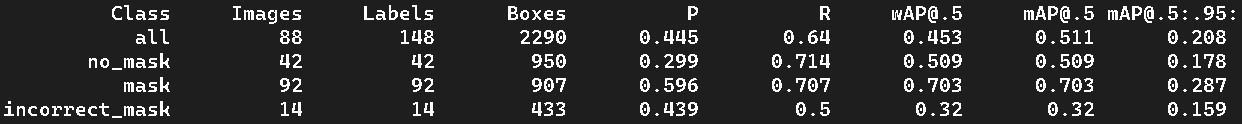
#> input picture images/baselinetest.jpg, 1242 x 124 px
$ python -i utils.py   (imports and definitions only)   (older library calls are emulated)
#> lines starting #> are read from the running program, lines starting #| are printed output that depends on the picture
#> further down, picture is the input picture: shape (124, 1242, 3); min 16, max 255, mean 47.5
import numpy as np
import cv2
import pandas as pd
import sys
import streamlit as st
import os
import matplotlib.pyplot as plt
import re

# [158 lines left out: functions rescale, convert_xywh_to_xyxy, draw_bbox, filter_classes_id, mode_index, mode_file_name and 4 more, not called in this run]

def increase_brightness(img, value=30):
#> called with value = 30
    hsv = cv2.cvtColor(img, cv2.COLOR_BGR2HSV)
#> hsv: shape (124, 1242, 3); mean H, S, V 0, 0, 47.5
    h, s, v = cv2.split(hsv)
#> h: shape (124, 1242); every value is 0
    lim = 255 - value
    v[v > lim] = 255
#> v: shape (124, 1242); min 16, max 255, mean 47.6
    v[v <= lim] += value
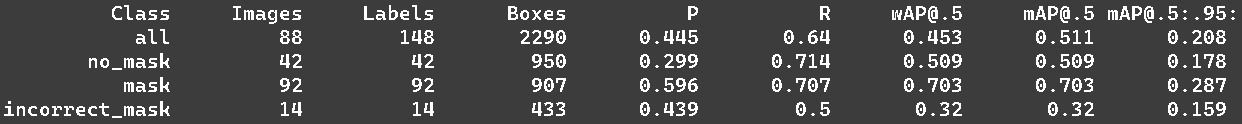
#> v: shape (124, 1242); min 46, max 255, mean 75.3
    final_hsv = cv2.merge((h, s, v))
#> final_hsv: shape (124, 1242, 3); mean H, S, V 0, 0, 75.3
    return cv2.cvtColor(final_hsv, cv2.COLOR_HSV2BGR)

# [45 lines left out: functions plot_multi_imgs, bright_scorce_bbox, detect_darkness, save_annotations, not called in this run]

def compute_area_xyxy(bbox):
    x_min, y_min, x_max, y_max = bbox
    return round((x_max - x_min) * (y_max - y_min), 2)

# [41 lines left out: functions enhence_face, img_enhence_face, not called in this run]


>>> import cv2
>>> picture = cv2.imread('../images/baselinetest.jpg')
>>> result = increase_brightness(picture)

$ run again, on images/baselineval.jpg
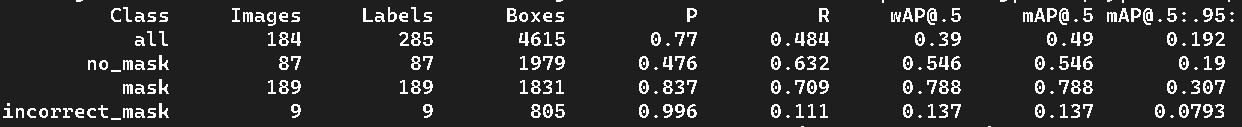
#> input picture images/baselineval.jpg, 1242 x 127 px
#> picture is the input picture: shape (127, 1242, 3); min 16, max 255, mean 47.5
#> hsv: shape (127, 1242, 3); mean H, S, V 0, 0, 47.5
#> h: shape (127, 1242); every value is 0
#> in increase_brightness, `v[v <= lim] += value`:
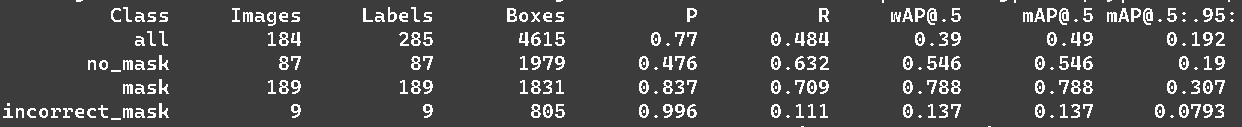
#> v: shape (127, 1242); min 46, max 255, mean 75.3
#> final_hsv: shape (127, 1242, 3); mean H, S, V 0, 0, 75.3
